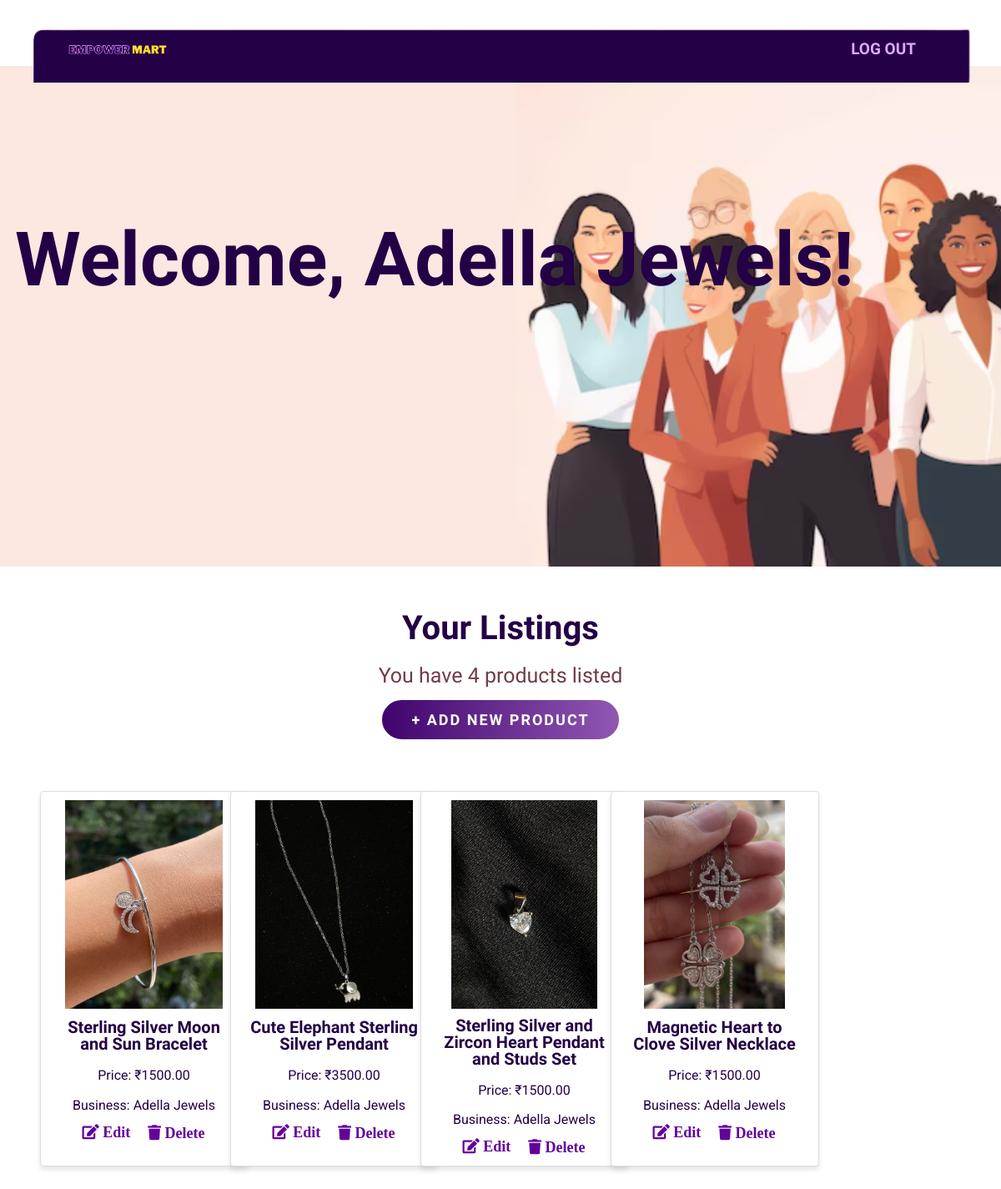
The app's page /dashboard/ (signed in), older data.
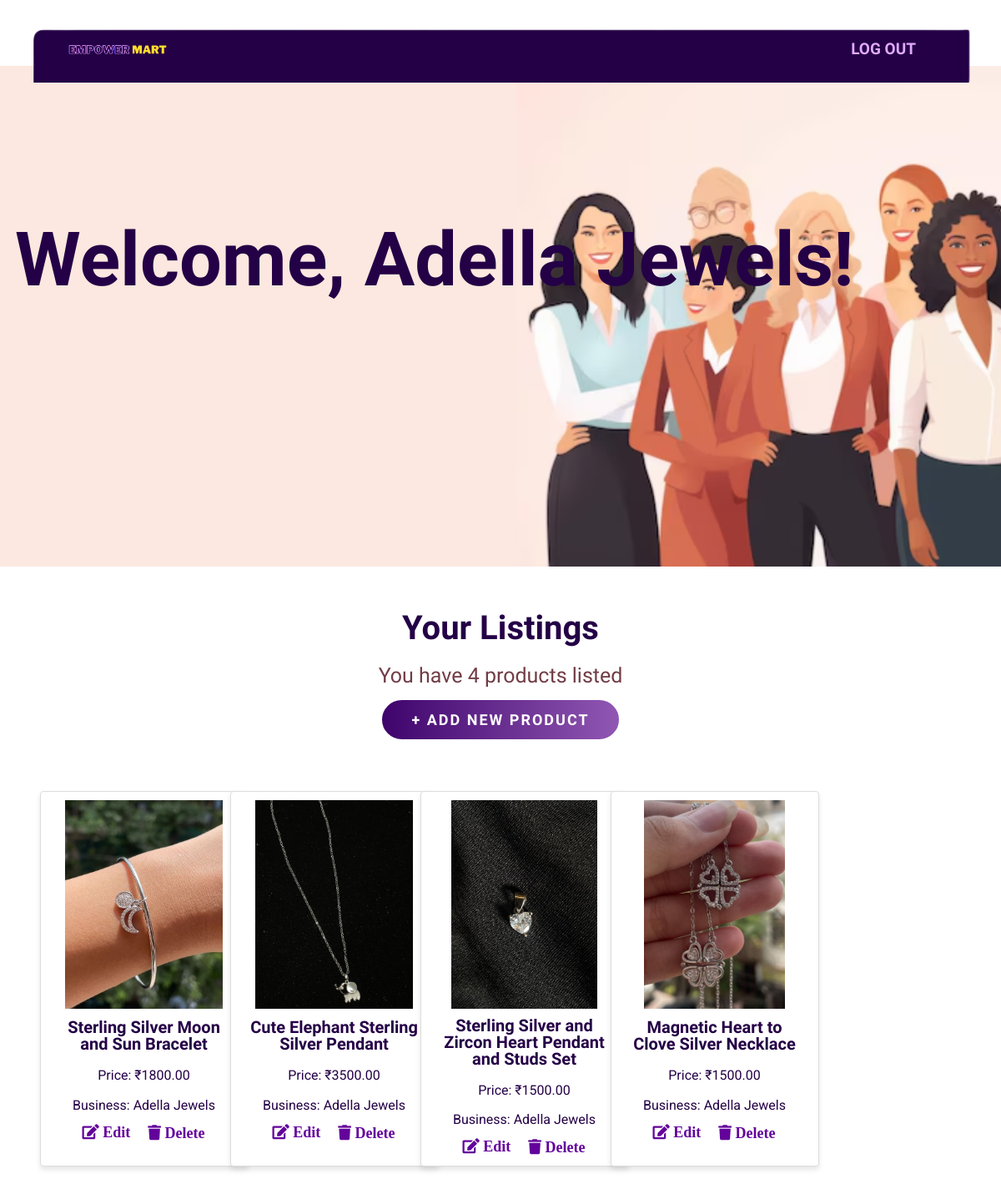
The same page, newer data.
### home/models.py (models this page shows, shortened)
class Product(models.Model):
    Product_Id = models.AutoField(primary_key=True)
    Product_name = models.CharField(max_length=200)
    Price_per_unit = models.DecimalField(max_digits=10, decimal_places=2, null=True, blank=True)
    Product_Description = models.TextField()
    Product_Image = models.ImageField(upload_to='products/')
    business_name = models.ForeignKey('user', on_delete=models.CASCADE)  # Foreign key to the user model

class user(AbstractBaseUser, PermissionsMixin):
    business_name = models.CharField(max_length=255, unique=True, default="default_username")
    is_active = models.BooleanField(default=True)
    is_staff = models.BooleanField(default=False)  # This grants access to the admin interface
    is_superuser = models.BooleanField(default=False)  # For superuser access
    Instagram_link = models.URLField(max_length=500, null=True, blank=True)  # Optional Instagram link
    Phone_number = models.CharField(max_length=15, null=True, blank=True)
    objects = UserManager()
    USERNAME_FIELD = 'business_name'  # Use business_name to log in
    REQUIRED_FIELDS = []  # No additional fields required
    def __str__(self):
        return self.business_name

### home/views.py (the view)
# urls.py: path('dashboard/', views.dashboard_view, name="dashboard_view"),
@login_required
def dashboard_view(request):
    products = Product.objects.filter(business_name=request.user)
    return render(request, 'dashboard.html', {'products': products})

### templates/dashboard.html (shortened to what this page needs)
<!DOCTYPE html>
{% load static %}
<html lang="en">
<head>
    <link rel="stylesheet" href="{% static 'css/lightbox.css' %}">
    <link href="https://cdn.jsdelivr.net/npm/bootstrap@5.1.3/dist/css/bootstrap.min.css" rel="stylesheet">
    <link rel="stylesheet" href="https://cdnjs.cloudflare.com/ajax/libs/font-awesome/5.15.4/css/all.min.css" />
    <link rel="stylesheet" type="text/css" href="{% static 'css/style.css' %}">
    <link rel="stylesheet" href="{% static 'css/responsive-style.css' %}">
</head>
<body>
    <header id="full-nav">
        <div class="header">
            <nav class="navbar navbar-expand-lg">
                <a class="navbar-brand" href="#">
                    <img src="{% static 'images/logo1.png' %}" alt="Logo" class="logo">
                </a>
                <ul class="navbar-nav ms-auto">
                    <li class="nav-item logout">
                        <a class="nav-link" aria-current="page" href="{% url 'logout' %}">Log Out</a>
                    </li>
                </ul>
            </nav>
        </div>
    </header>
    <section class="banner_section">
        <div class="container_seller">
            <div class="banner-content_seller">
                <h1>Welcome, {{ user.business_name }}!</h1>
            </div>
        </div>
    </section>
    <section class="listing_section">
        <div class="container">
            <div class="row justify-content-center">
                <div class="col-12 text-center pb-5">
                    <h2 class="section-title">Your Listings</h2>
                    <h4>You have {{ products|length }} products listed</h4>
                    <a href="{% url 'add_product' %}" class="btn main-btn">+ ADD NEW PRODUCT</a>
                </div>
            </div>
            <div class="row">
                {% for product in products %}
                <div class="col-6 col-md-2 mb-4">
                        <div class="card">
                            <img src="{{ product.Product_Image.url }}" class="card-img-top" alt="Product Image">
                            <div class="card-body">
                                <h5 class="card-title">{{ product.Product_name }}</h5>
                                <p class="card-text">Price: ₹{{ product.Price_per_unit }}</p>
                                <p class="card-text">Business: {{ product.business_name }}</p>
                                <div class="product-actions">
                                    <a href="{% url 'update_product' product.Product_Id %}" class="edit-button">
                                        <i class="fas fa-edit"> Edit</i>
                                    </a>
                                    <button type="submit" class="btn delete-btn" onclick="return confirm('Are you sure you want to delete this product?');">
                                        <i class="fa fa-trash"> Delete</i>
                                    </button>
                                </div>
                            </div>
                        </div>
                    </div>
                {% empty %}
                    <p class="text-center">No products listed yet. Click "Add New Product" to get started.</p>
                {% endfor %}
            </div>
        </div>
    </section>
</body>
</html>

Row changes from the older to the newer data that the page shows:
changed Product "Sterling Silver Moon and Sun Bracelet": Price_per_unit "1500.00" → "1800.00"
